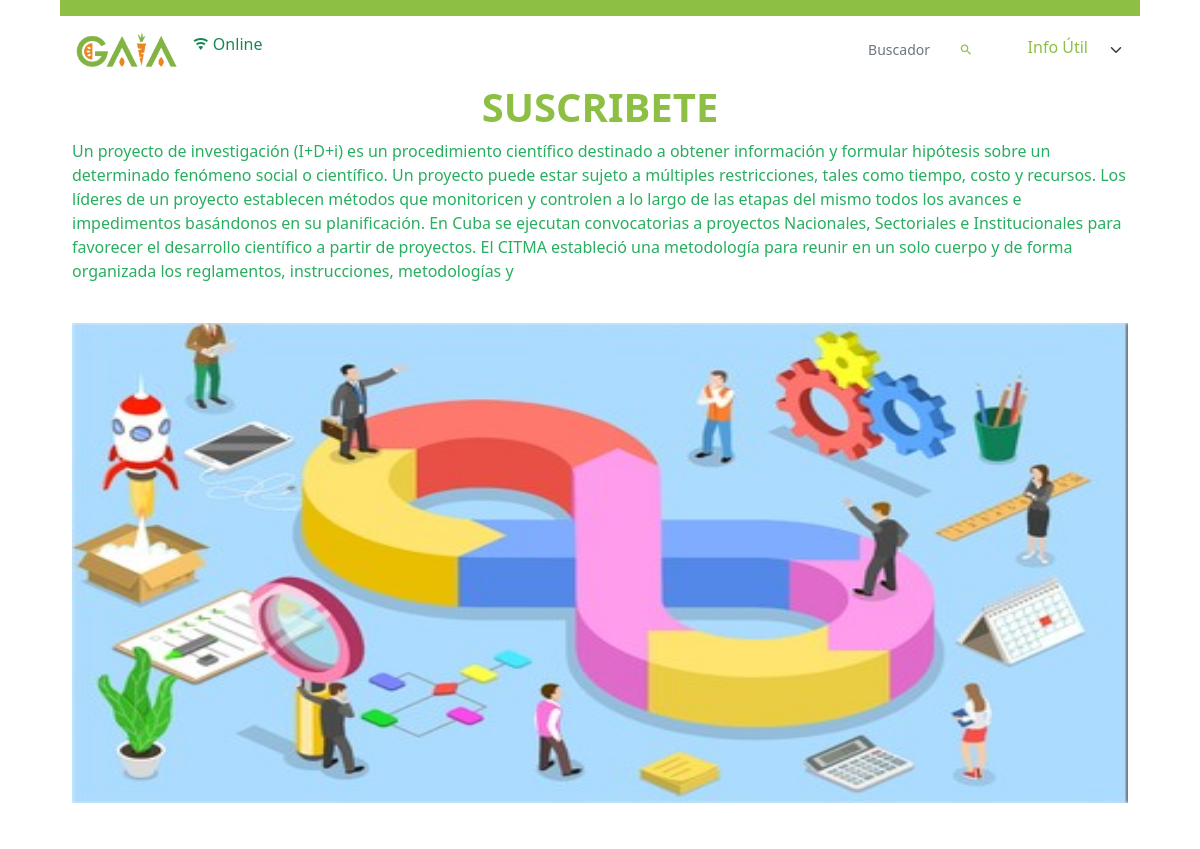
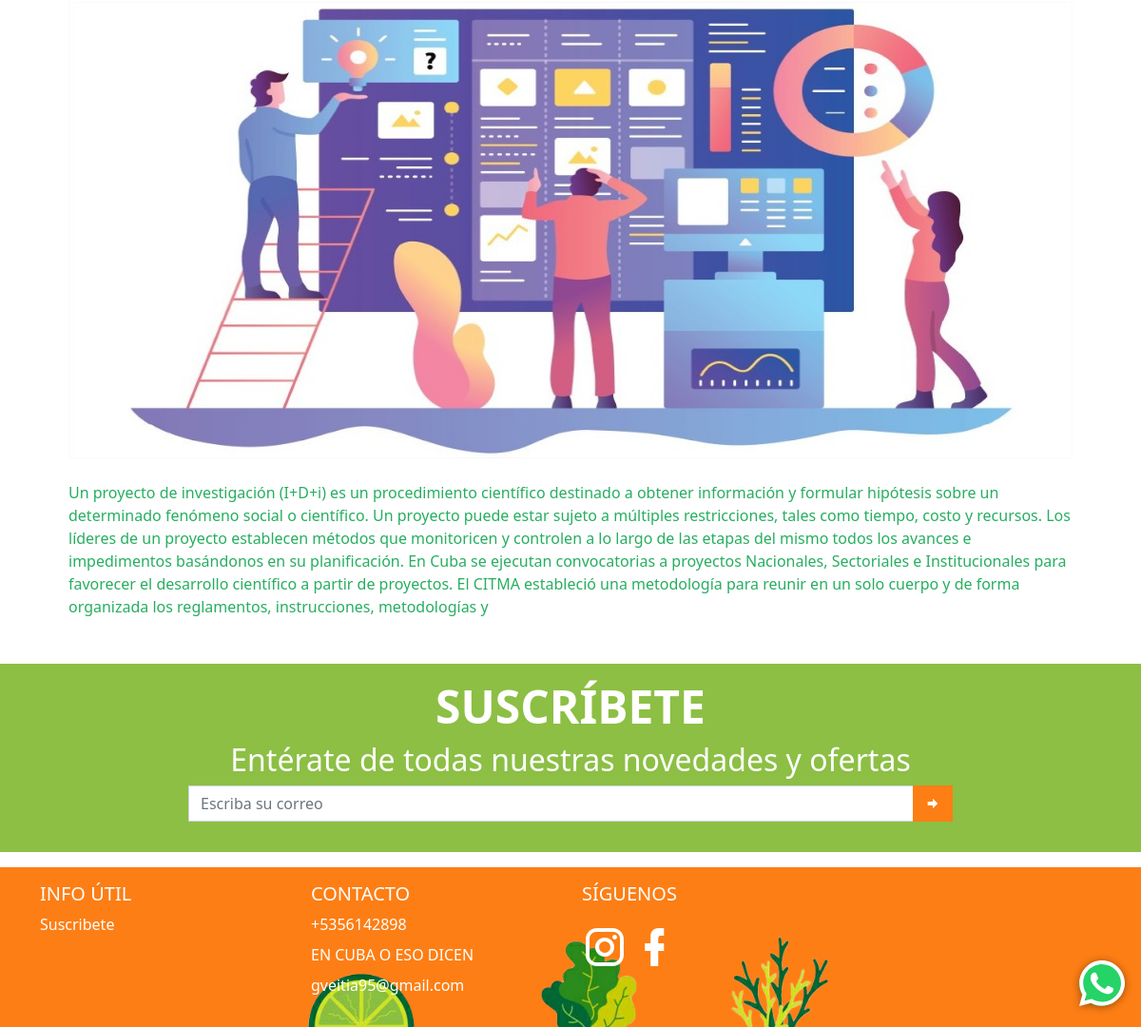
The app's page /info/ with its own data (2 pictures, top to bottom).
### app_main/models.py (models this page shows, shortened)
class GeneralData(models.Model):
    logo = models.ImageField(upload_to='datos_generales/logo', verbose_name='Logo')
    img_principal = models.ImageField(upload_to='datos_generales/img_principal', verbose_name='Imagen Principal')
    enterprise_name = models.CharField(max_length=100, verbose_name='Nombre de la empresa')
    enterprise_address = models.CharField(max_length=100, verbose_name='Dirección de la empresa', null=True, blank=True)
    taza_cambio = models.FloatField('Taza de cambio', validators=[MinValueValidator(0, 'Debe ser mayor que cero')],
                                    help_text='Valor del Euro en CUP')
    tropipay_impuesto = models.FloatField('Impuesto de Tropipay', default=3.45,
                                          help_text='Porciento del total de la orden aumentado',
                                          validators=[MinValueValidator(0, 'Debe ser mayor que cero')])
    email = models.EmailField('Correo', unique=True,
                              error_messages={'unique': 'Este correo ya existe'})
    phone_number = models.CharField(validators=[phone_regex], max_length=17, unique=True, error_messages={
        'unique': 'Ya este teléfono está registrado'
    }, verbose_name='Celular', null=True, blank=True)
    facebook = models.URLField(verbose_name='Link de Facebook', null=True, blank=True)
    instagram = models.URLField(verbose_name='Link de Instagram', null=True, blank=True)
    def logo_tag(self):
        if self.logo:
            return mark_safe(f'<img src="{self.logo.url}" class="agrandar" width="45" height="45" />')
        return mark_safe(f'<img src="{STATIC_URL}img/empty.png" class="agrandar" width="45" height="45" />')
    logo_tag.short_description = 'Logo'
    def logo_link(self):
        return mark_safe(f'<a href="{self.logo.url}"> {self.logo_tag()}</a>')
    logo_link.short_description = 'Logo'
    def img_principal_tag(self):
        if self.logo:
            return mark_safe(f'<img src="{self.img_principal.url}" class="agrandar" height="45" />')
        return mark_safe(f'<img src="{STATIC_URL}img/empty.png" class="agrandar" width="45" height="45" />')
    img_principal_tag.short_description = 'Img principal'
    def img_principal_link(self):
        return mark_safe(f'<a href="{self.img_principal.url}"> {self.img_principal_tag()}</a>')
    img_principal_link.short_description = 'Img principal'
    class Meta:
        verbose_name = 'Datos Generales'
        verbose_name_plural = verbose_name

class InfoUtil(models.Model):
    title = models.CharField('Título', max_length=100, null=True, blank=True)
    class Meta:
        verbose_name = 'Información útil'
        verbose_name_plural = 'Informaciones útiles'

class ContenidoInfo(models.Model):
    text = RichTextField("Contenido", null=True, blank=True)
    image = models.ImageField('Imagen', null=True, blank=True, upload_to='info/')
    info = models.ForeignKey(InfoUtil, on_delete=models.CASCADE)
    def text_tag(self):
        return mark_safe(self.text)
    def image_tag(self):
        if self.image:
            return mark_safe(f'<img src="{self.image.url}" alt="" width="80" height="50">')
        else:
            return mark_safe(f'<img src="{STATIC_URL}/img/empty.png" alt="" width="80" height="50">')
    text_tag.short_description = 'Texto'
    image_tag.short_description = 'Vista previa'

### app_main/views.py (the view)
# urls.py: path('info/', InfoView.as_view(), name='info'),
class InfoView(generic.ListView, BaseView):
    template_name = 'info.html'
    model = InfoUtil
    def get_queryset(self):
        qs = super(InfoView, self).get_queryset()
        qs = qs.filter(title__icontains=self.request.GET.get('search', ''))
        return qs
    def get_context_data(self, *, object_list=None, **kwargs):
        context = super().get_context_data()
        context.update(self.get_my_context_data())
        context['title'] = 'Informaciones'
        context['index_url'] = reverse_lazy('index-cup')
        context['categories'] = sorted(Category.objects.filter(product__isnull=False, destacado=True).distinct(),
                                       key=lambda cat: cat.get_prods_count, reverse=True)[0:4]
        return context

### app_cart/cart.py (called while the page is built)
    def all(self, ):
        return list(self.session[settings.CART_SESSION_ID].values())

### app_main/models.py (called while the page is built)
    @property
    def get_prods_count(self):
        return self.product_set.count() if self.product_set.exists() else 0

### app_main/templates/info.html (shortened to what this page needs)
{% extends 'startpage.html' %}
{% load static %}
{% block navbar %}
    <nav class="navbar bg-semi-success"></nav>
    <nav class="navbar bg-white navbar-expand-sm">
        <ul class="navbar-nav">
            <li class="nav-item">
                <div class="nav-link">
                    <a href="{{ index_url }}"><img
                            src="{% if business.img_principal %} {{ business.img_principal.url }} {% else %} {% static logo %} {% endif %}"
                            class="ps-2" alt="gaia" height="35"></a>
                </div>
            </li>
            <li class="nav-item">
                <a class="nav-link">
                    <span id="on-off" class="fs-6 rounded-pill"></span>
                </a>
            </li>
        </ul>
        <ul class="navbar-nav ms-auto ">
            <li class="nav-item">
                <div class="nav-link">
                    <form action="{% url 'info' %}">
                        <div class="input-group input-group-sm pe-2">
                            <input type="search" class="form-control text-end border-0 rounded-0 ps-0"
                                   placeholder="Buscador"
                                   aria-label="Example text with button addon"
                                   aria-describedby="button-addon1" name="search">
                            <button class="btn border-0" type="submit" id="button-addon1"><i
                                    class="mdi mdi-magnify text-semi-success"></i></button>
                        </div>
                    </form>
                </div>
            </li>
            <li class="nav-item pe-1 py-1">
                <select class="form-select custom-select h-100 pt-0 text-end border-0 pe-5 text-semi-success"
                        id="select-info">
                    <option selected disabled>Info Útil</option>
                </select>
            </li>
        </ul>
    </nav>
{% endblock %}
{% block content %}
    <div class=" mx-auto">
        {% for object in object_list %}
            {% if object.contenidoinfo_set.exists %}
                <div class="info mb-2 rounded-0" id="{{ object.id }}">
                    <div class="card-body">
                        <h1 class="text-center text-semi-success text-uppercase display-6 fw-bold user-select-none">{{ object.title }}</h1>
                        {% for obj in object.contenidoinfo_set.all %}
                            {% if obj.text %}
                                {{ obj.text|safe }}
                            {% endif %}
                            {% if obj.image %}
                                <div class="py-4">
                                    <img src="{{ obj.image.url }}" class="d-block w-100 rounded-0 border-0 img-carousel"
                                         alt="...">
                                </div>
                            {% endif %}
                        {% endfor %}
                    </div>
                </div>
            {% endif %}
        {% endfor %}
    </div>
{% endblock %}

### app_main/templates/startpage.html (shortened to what this page needs)
{% extends 'body.html' %}
{% load cart_tag %}
{% load widget_tweaks %}
{% load static %}
{% block head %}
    <link rel="stylesheet" href="{% static 'lib/button_add_to_cart/style.css' %}">
    <link rel="stylesheet" href="{% static 'lib/bootstrap-touchspin/jquery.bootstrap-touchspin.min.css' %}">
{% endblock %}

### templates/body.html (shortened to what this page needs)
{% extends 'base.html' %}
{% load static %}
{% block body %}
    <body class="">
    <div class="wrapper mx-auto" style="width: 90%">
        {% block navbar %}{% endblock %}
        <div class="content">
            <div class="container-fluid">
                {% block content %}
                {% endblock %}
            </div>
        </div>
    </div>
    {% include 'whatsapp.html' %}
    {% include 'footer.html' %}
    </body>
{% endblock %}

### templates/base.html (shortened to what this page needs)
{% load static %}
<!DOCTYPE html>
<html lang="en" class="h-100">
<head>
    <link rel="stylesheet" href="{% static 'lib/material-icons/css/icons.min.css' %}">
    <link href="https://cdn.jsdelivr.net/npm/bootstrap@5.2.2/dist/css/bootstrap.min.css" rel="stylesheet"
>
    <link href="https://cdn.jsdelivr.net/npm/select2@4.1.0-rc.0/dist/css/select2.min.css" rel="stylesheet"/>
    <link rel="stylesheet" href="{% static 'lib/sweetalert2/sweetalert2.min.css' %}">
    <link rel="stylesheet" href="{% static 'lib/jquery-confirm-v3.3.4/jquery-confirm.min.css' %}">
    <link rel="stylesheet" href="{% static 'css/custom_styles.css' %}">
    <link rel="stylesheet" href="{% static 'css/loader.css' %}">
    <link rel="stylesheet" href="{% static 'lib/go_to_top_button/style.css' %}">
    <link rel="stylesheet" href="{% static 'lib/boton-whatapp/whatsapp.css' %}">
    {% block head %}
    {% endblock %}
</head>
{% block body %}
{% endblock %}
</html>

### templates/whatsapp.html (shortened to what this page needs)
<div id="whatsapp">
    <a href="https://api.whatsapp.com/send/?phone=+{{ business.phone_number }}&text=Hola&app_absent=1" target="_blank">
    </a>
</div>

### templates/footer.html (shortened to what this page needs)
{% load static %}
<footer class="bd-footer mt-5 bg-semi-success">
    <div class="mx-auto py-3 w-75 px-md-5 px-0">
        <h1 class="text-center text-white text-uppercase display-5 fw-bold user-select-none">suscríbete</h1>
        <h2 class="text-white text-center ">Entérate de todas nuestras novedades y ofertas</h2>
        <form action="{% url 'suscriptor' %}" method="post" id="suscriptor-form">
            <div class="input-group mb-3">
                <input type="email" name="email" class="form-control rounded-0" placeholder="Escriba su correo"
                       aria-label="Recipient's username" required aria-describedby="button-addon2"
                       id="suscriptor-email">
                <button class="btn bg-orange rounded-0" type="submit" id="button-addon2"><i
                        class="mdi mdi-arrow-right-bold"></i>
                </button>
            </div>
        </form>
    </div>
</footer>
<footer class="bd-footer mt-3 bg-orange footer-2">
    <div class="container pt-3">
        <div class="row">
            <div class="col-6 col-md-3  mb-3">
                <h5>INFO ÚTIL</h5>
                <ul class="list-unstyled">
                    {% for info in infoUtil_list %}
                        {% if info.contenidoinfo_set.exists %}
                            <li class="mb-2"><a href="{% url 'info' %}#{{ info.id }}"
                                                class="text-decoration-none text-white">{{ info.title }}</a></li>
                        {% endif %}
                    {% endfor %}
                </ul>
            </div>
            <div class="col-6 col-md-3  mb-3">
                <h5>CONTACTO</h5>
                <ul class="list-unstyled">
                    <li class="mb-2"><a href="tel:{{ business.phone_number }}"
                                        class="text-decoration-none text-white">{{ business.phone_number }}</a>
                    </li>
                    <li class="mb-2"><a href="{{ business.enterprise_address }}"
                                        class="text-decoration-none text-white">{{ business.enterprise_address }}</a>
                    </li>
                    <li class="mb-2"><a href="mailto:{{ business.email }}"
                                        class="text-decoration-none text-white">{{ business.email }}</a></li>
                </ul>
            </div>
            <div class="col-6 col-md-3  mb-3">
                <h5>SÍGUENOS</h5>
                <div>
                    <a href="{{ business.instagram }}"><i class="mdi mdi-instagram mdi-48px text-white"></i></a>
                    <a href="{{ business.facebook }}"><i class="mdi mdi-facebook mdi-48px text-white"></i></a>
                </div>
            </div>
        </div>
    </div>
</footer>

### templates/sidebar_right.html (shortened to what this page needs)
        {% load cart_tag %}

### templates/form_cart_lateral.html (shortened to what this page needs)
{% load cart_tag %}

### static/css/custom_styles.css (style rules this page uses)
.bg-semi-success { background-color: #8cbf44; }
.text-semi-success { color: #8cbf44; }
.bg-orange { background-color: #fd7e14 !important; border-color: #fd7e14; color: #fff }
@media only screen and (min-width: 350px) { .img-carousel { height: 30vh !important; } }
@media only screen and (min-width: 600px) { .img-carousel { height: 40vh !important; } }
@media only screen and (min-width: 800px) { .img-carousel { height: 50vh !important; } }
@media only screen and (min-width: 1000px) { .img-carousel { height: 60vh !important; } }
.footer-2 { background-image: url("/static/img/footer2.png"); background-size: contain !important; background-position: bottom !important; background-repeat: no-repeat !important; }

### records on screen
GeneralData: img_principal (picture), phone_number "+5356142898", enterprise_address "EN CUBA O ESO DICEN", email "gveitia95@gmail.com"
InfoUtil: title "SUSCRIBETE", title "Suscribete"
ContenidoInfo: text "Un proyecto de investigación (I+D+i) es un procedimiento científico destinado a obtener información y formular hipótesis sobre un determinado fenómeno social o científico. Un proyecto puede estar sujeto a múltiples restricciones, tales como tiempo, costo y recursos. Los líderes de un proyecto establecen métodos que monitoricen y controlen a lo largo de las etapas del mismo todos los avances e impedimentos basándonos en su planificación. En Cuba se ejecutan convocatorias a proyectos Nacionales, Sectoriales e Institucionales para favorecer el desarrollo científico a partir de proyectos. El CITMA estableció una metodología para reunir en un solo cuerpo y de forma organizada los reglamentos,…", image (picture)
ContenidoInfo: image (picture)
ContenidoInfo: text "Un proyecto de investigación (I+D+i) es un procedimiento científico destinado a obtener información y formular hipótesis sobre un determinado fenómeno social o científico. Un proyecto puede estar sujeto a múltiples restricciones, tales como tiempo, costo y recursos. Los líderes de un proyecto establecen métodos que monitoricen y controlen a lo largo de las etapas del mismo todos los avances e impedimentos basándonos en su planificación. En Cuba se ejecutan convocatorias a proyectos Nacionales, Sectoriales e Institucionales para favorecer el desarrollo científico a partir de proyectos. El CITMA estableció una metodología para reunir en un solo cuerpo y de forma organizada los reglamentos,…"
